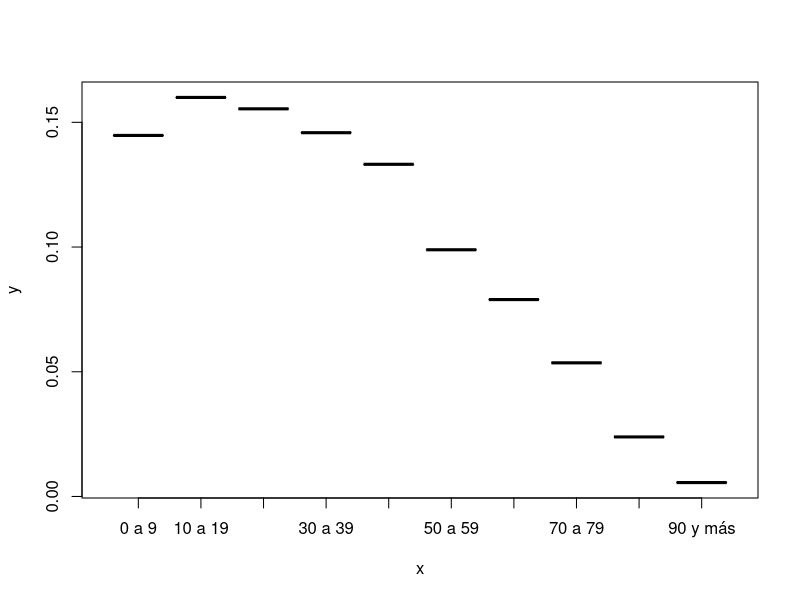
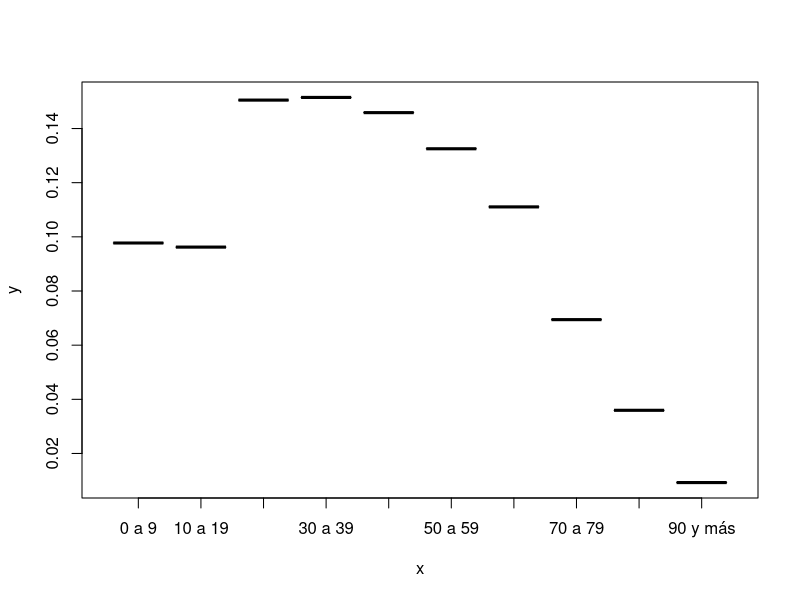

Recreate these plots in R, in order.
library(readxl)
library(tidyverse)

data <- read_excel('data/proyecciones_nacionales_2022_2040_c1_c2.xlsx',
                 sheet = "Cuadro 2.1",
                 skip = 2)[-c(1, 2, 104, 105), ]
df <- data
df$Edad <- gsub("100 y más", "100", df$Edad)
df$Edad <- as.numeric(df$Edad)
df$Edad

df$GrupoEdad <- cut(
  df$Edad,
  breaks = c(seq(0, 90, by = 10), Inf),
  right  = FALSE,
  labels = c(paste0(seq(0, 80, 10), " a ", seq(9, 89, 10)), "90 y más")
)

df_grupos <- df %>%
  select(-Edad) %>%
  group_by(GrupoEdad) %>%
  summarise(across(where(is.numeric), ~ sum(.x, na.rm = TRUE)), .groups = "drop") %>%
  mutate(across(where(is.numeric), ~ .x / sum(.x, na.rm = TRUE)))
write.csv(df_grupos, "datos-poblacion.csv", row.names = FALSE)

plot(df_grupos$GrupoEdad, df_grupos[[2]])
plot(df_grupos$GrupoEdad, df_grupos[[20]])